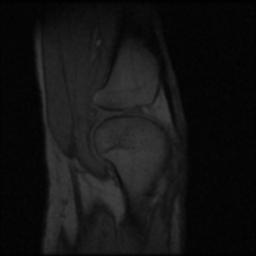
#> input picture kneeMRI.jpg, 256 x 256 px, given in place of knee.png, which was not available
$ jupyter execute --allow-errors MRIReconstruction.ipynb   (text cells are left out)
#> lines starting #> are read from the running program, lines starting #| are printed output that depends on the picture; long printed decimals are rounded; pictures that were not available may be replaced by others from this repository, and a replacement may not be noted
[cell 1]
import scipy.io
import numpy as np
import matplotlib.pyplot as plt
from PIL import Image
import imageio.v2 as iio
from scipy.signal import medfilt
from skimage import io, img_as_float
from skimage.restoration import denoise_nl_means
from scipy.ndimage import convolve
import matplotlib.pyplot as plt
from skimage import io, color
import cv2

[cell 2]
def calculate_snr(img1, img2):
    img1 = np.array(img1, dtype=np.float64)
    img2 = np.array(img2, dtype=np.float64)
    mean_img1 = np.mean((img1 ** 2))
    mse = np.mean((img1 - img2) ** 2)
    snr = 10 * np.log10(mean_img1 / mse)
    return snr

def calculate_psnr(img1, img2):
    mse = np.mean((img1 - img2) ** 2)
    max_pixel_value = 255.0
    psnr = 20 * np.log10(max_pixel_value / np.sqrt(mse))
    return psnr

[cell 3]
mat_data = scipy.io.loadmat('rawkneedata.mat')
#> (reads rawkneedata.mat from the repository)
k_space_data = mat_data['dat']
reconstructed_image = np.fft.ifft2(k_space_data)
reconstructed_image_magnitude = np.abs(reconstructed_image)
shifted_reconstructed_image = np.fft.fftshift(reconstructed_image_magnitude)
noisy = np.array(shifted_reconstructed_image, dtype=np.float64)

img1_path = 'knee.png'
img2_path = 'kneeMRI.png'
img1 = np.array(iio.imread(img1_path), dtype=np.float64)
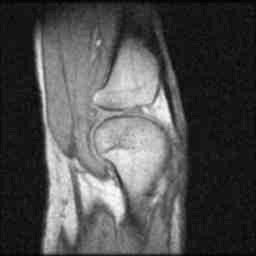
#> img1: shape (256, 256) float64; min 0, max 63, mean 19.5; drawn with min black and max white
img2 = np.array(iio.imread(img2_path), dtype=np.float64)
# Plot the reconstructed MRI image
fig = plt.figure(figsize=(10, 5))
plt.subplot(1, 2, 1)
plt.imshow(noisy, cmap='gray')
plt.axis('off')  # Turn off axis
plt.title('Noisy MRI Image')
plt.subplot(1, 2, 2)
plt.imshow(img2, cmap='gray')
plt.axis('off')  # Turn off axis
plt.title('Noiseless MRI Image')
plt.show()
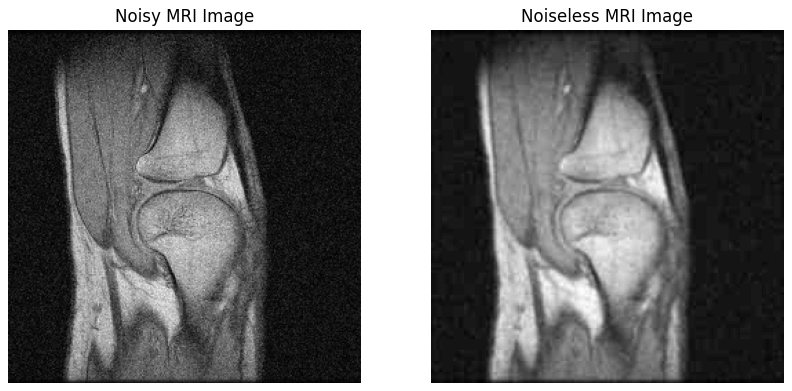
#> figure drawn by matplotlib, 2 panels
print(f"The SNR value : {calculate_snr(img1, img2)} dB")
#> in calculate_snr, `mean_img1 = np.mean((img1 ** 2))`: mean_img1 = 648.8
#> in calculate_snr, `mse = np.mean((img1 - img2) ** 2)`: mse = 0
#> in calculate_snr, `snr = 10 * np.log10(mean_img1 / mse)`: snr = inf
#| The SNR value : inf dB
print(f"The PSNR value : {calculate_psnr(img1, img2)} dB")
#> in calculate_psnr, `mse = np.mean((img1 - img2) ** 2)`: mse = 0
#> in calculate_psnr, `psnr = 20 * np.log10(max_pixel_value / np.sqrt(mse))`: psnr = inf
#| The PSNR value : inf dB

[cell 4]
image = Image.open('knee.png')
#> image is the input picture: PIL image 256x256 L; min 0, max 63, mean 19.5
image_array = np.array(image)
plt.figure(figsize=(8, 6))
plt.title('Histogram of noisey MRI Photo')
plt.hist(image_array.ravel(), 256, [0, 256])
plt.show()
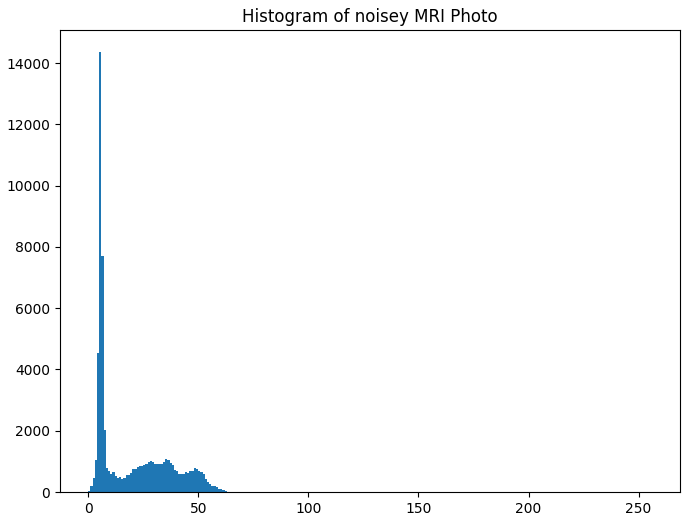
#> figure drawn by matplotlib, 1 panel; tallest bar 14359 high, from x = 5 to 6

[cell 5]
image = Image.open('kneeMRI.png')
image_array = np.array(image)
plt.figure(figsize=(8, 6))
plt.title('Histogram of noiseless MRI Photo')
plt.hist(image_array.ravel(), 256, [0, 256])
plt.show()
#> figure, not shown here; tallest bar 14359 high, from x = 5 to 6

[cell 6]
##Mean Filter

[cell 7]
def apply_mean_filter(input_image):
    image_array = np.array(input_image)
    height, width = image_array.shape
#> height = 256; width = 256
    filtered_image_array = np.zeros((height, width), dtype=np.uint8)
    for i in range(1, height-1):
        for j in range(1, width-1):
            mean_value = np.mean(image_array[i-1:i+2, j-1:j+2])
            filtered_image_array[i, j] = mean_value.astype(np.uint8)

    filtered_image = Image.fromarray(filtered_image_array)
    return filtered_image

img1_path = 'mean.png'
img2_path = 'kneeMRI.png'
img1 = iio.imread(img1_path)
img2 = iio.imread(img2_path)
filtered_image = apply_mean_filter(np.array(np.array(iio.imread('knee.png'), dtype=np.float64), dtype=np.float64))
fig = plt.figure(figsize=(10, 5))
plt.subplot(1, 2, 1)
plt.imshow(shifted_reconstructed_image, cmap='gray')
plt.axis('off')  # Turn off axis
plt.title('Noisy MRI Image')
plt.subplot(1, 2, 2)
plt.imshow(filtered_image, cmap='gray')
plt.axis('off')  # Turn off axis
plt.title('mean filter on Noisy MRI Image')
plt.show()

print(f"The SNR value : {calculate_snr(filtered_image, img2)} dB")
#| The SNR value : 27.181 dB
print(f"The PSNR value : {calculate_psnr(filtered_image, img2)} dB")
#| The PSNR value : 47.333 dB

[cell 8]
##Median Filter

[cell 9]
def apply_median_filter(image, kernel_size):
#> called with kernel_size = 3
    if len(np.array(image).shape) > 2:
        image = np.array(image.convert('L'))
    filtered_image = medfilt(image, kernel_size)
    return filtered_image
input_image = Image.open('knee.png')
filtered_image = apply_median_filter(input_image, kernel_size=3)

filtered_imagee = np.array(filtered_image, dtype=np.float64)
fig = plt.figure(figsize=(10, 5))
plt.subplot(1, 2, 1)
plt.imshow(shifted_reconstructed_image, cmap='gray')
plt.axis('off')  # Turn off axis
plt.title('Noisy MRI Image')
plt.subplot(1, 2, 2)
plt.imshow(filtered_image, cmap='gray')
plt.axis('off')  # Turn off axis
plt.title('median filter on Noisy MRI Image')
plt.show()
print(f"The SNR value : {calculate_snr(filtered_imagee, img2)} dB")
#| The SNR value : 31.325 dB
print(f"The PSNR value : {calculate_psnr(filtered_image, img2)} dB")
#| The PSNR value : 51.349 dB
